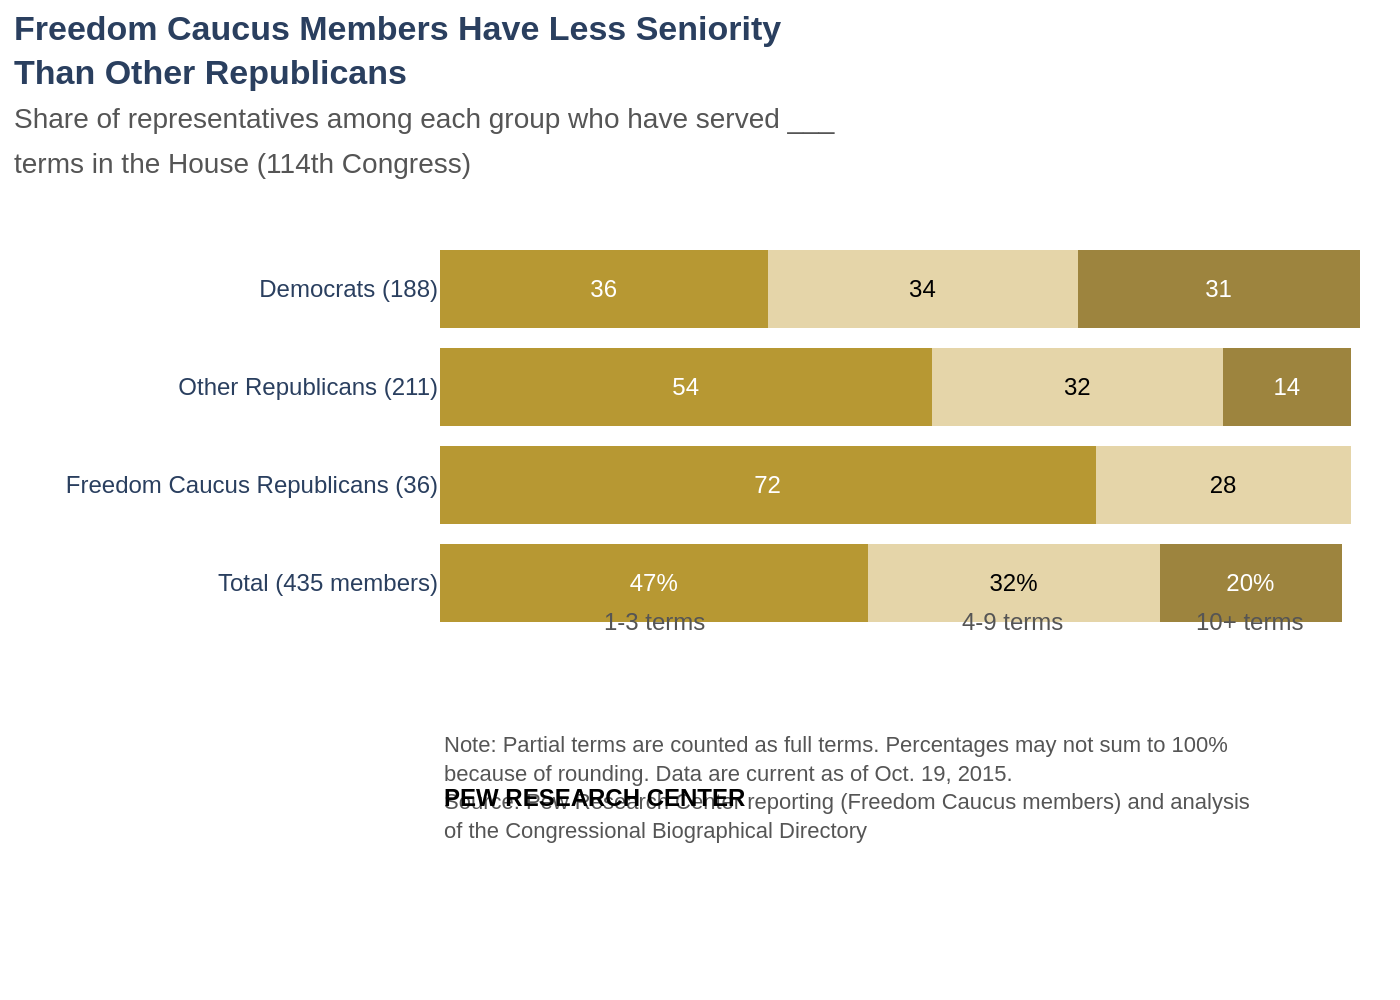

Here is the Python script that generated this plot:
import sys
import json
import plotly.graph_objects as go

if len(sys.argv) != 2:
    print("Usage: python create_chart.py <path_to_json_file>")
    sys.exit(1)

json_path = sys.argv[1]

try:
    with open(json_path, 'r', encoding='utf-8') as f:
        config = json.load(f)
except FileNotFoundError:
    print(f"Error: JSON file not found at {json_path}")
    sys.exit(1)
except json.JSONDecodeError:
    print(f"Error: Could not decode JSON from {json_path}")
    sys.exit(1)

fig = go.Figure()

chart_data = config['chart_data']
y_labels = config['texts']['y_axis_labels']
colors = config['colors']
text_colors = config['text_colors']

for i, series in enumerate(chart_data):
    bar_texts = []
    for j, value in enumerate(series['values']):
        if "Total" in y_labels[j]:
            bar_texts.append(f"{value}%" if value > 0 else "")
        else:
            bar_texts.append(str(value) if value > 0 else "")

    fig.add_trace(go.Bar(
        y=y_labels,
        x=series['values'],
        name=series['name'],
        orientation='h',
        marker=dict(color=colors[i], line=dict(width=0)),
        text=bar_texts,
        textposition='inside',
        insidetextanchor='middle',
        textfont=dict(
            family="Arial",
            size=12,
            color=text_colors[i]
        )
    ))

annotations = []

# Column Headers
y_pos = len(y_labels) - 0.6
total_bar_data = [s['values'][-1] for s in config['chart_data']]
x_positions = [
    total_bar_data[0] / 2,
    total_bar_data[0] + total_bar_data[1] / 2,
    total_bar_data[0] + total_bar_data[1] + total_bar_data[2] / 2
]

for i, label in enumerate(config['texts']['x_axis_labels']):
    annotations.append(
        go.layout.Annotation(
            text=label,
            x=x_positions[i],
            y=y_pos,
            xref='x',
            yref='y',
            showarrow=False,
            font=dict(family="Arial", size=12, color="#555555")
        )
    )

# Source and Footer Annotations
annotations.append(go.layout.Annotation(
    text=config['texts']['source_note'],
    xref="paper", yref="paper",
    x=0, y=-0.22,
    xanchor='left', yanchor='top',
    align='left',
    showarrow=False,
    font=dict(family="Arial", size=11, color="#555555")
))

annotations.append(go.layout.Annotation(
    text=f"<b>{config['texts']['footer']}</b>",
    xref="paper", yref="paper",
    x=0, y=-0.35,
    xanchor='left', yanchor='top',
    align='left',
    showarrow=False,
    font=dict(family="Arial", size=12, color="black")
))

fig.update_layout(
    barmode='stack',
    title=dict(
        text=f"<b>{config['texts']['title']}</b><br><span style='font-size: 14px; color: #555555;'>{config['texts']['subtitle']}</span>",
        x=0.01,
        xanchor='left',
        yanchor='top',
        y=0.96
    ),
    xaxis=dict(
        visible=False,
        range=[0, 101]
    ),
    yaxis=dict(
        autorange='reversed',
        showgrid=False,
        tickfont=dict(family="Arial", size=12)
    ),
    font=dict(family="Arial"),
    showlegend=False,
    plot_bgcolor='white',
    paper_bgcolor='white',
    margin=dict(l=220, r=20, t=120, b=180),
    annotations=annotations
)

output_filename = json_path.rsplit('.', 1)[0] + '.png'
fig.write_image(output_filename, scale=2)

print(f"Chart saved as {output_filename}")
